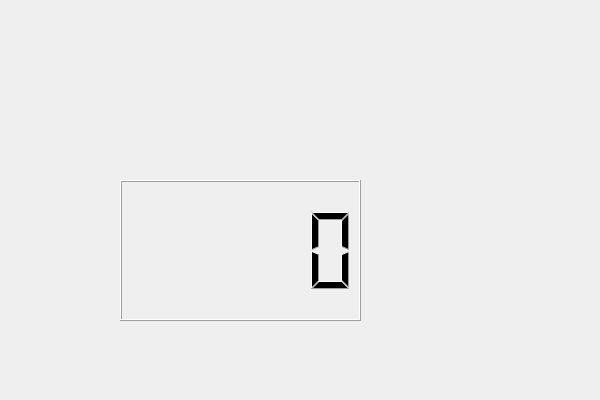
<?xml version="1.0" encoding="UTF-8"?>
<ui version="4.0">
 <class>Widget</class>
 <widget class="QWidget" name="Widget">
  <property name="geometry">
   <rect>
    <x>0</x>
    <y>0</y>
    <width>600</width>
    <height>400</height>
   </rect>
  </property>
  <property name="windowTitle">
   <string>Widget</string>
  </property>
  <widget class="QLCDNumber" name="lcdNumber">
   <property name="geometry">
    <rect>
     <x>120</x>
     <y>180</y>
     <width>241</width>
     <height>141</height>
    </rect>
   </property>
  </widget>
 </widget>
 <layoutdefault spacing="6" margin="11"/>
 <resources/>
 <connections/>
</ui>
